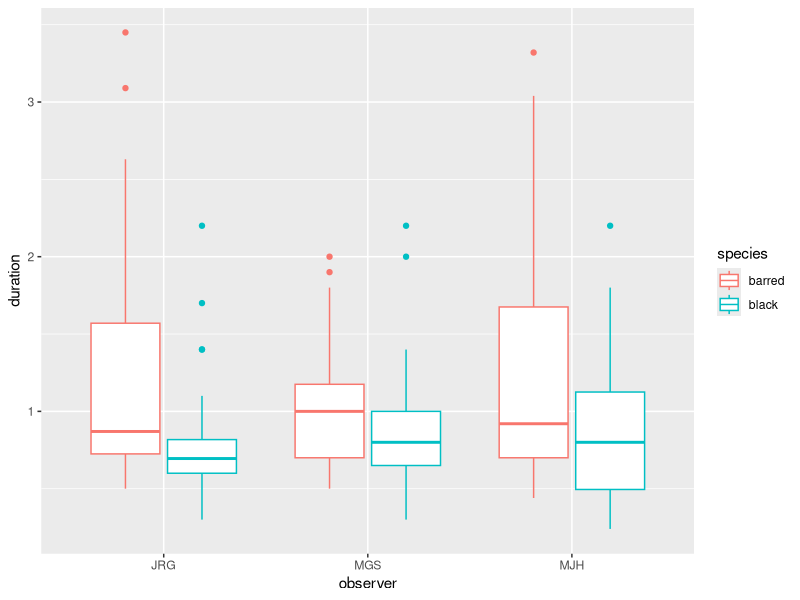
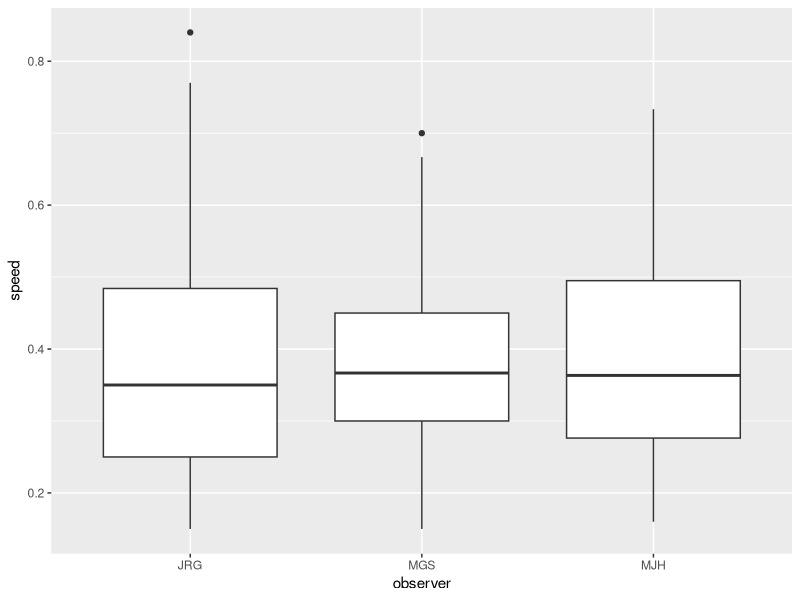
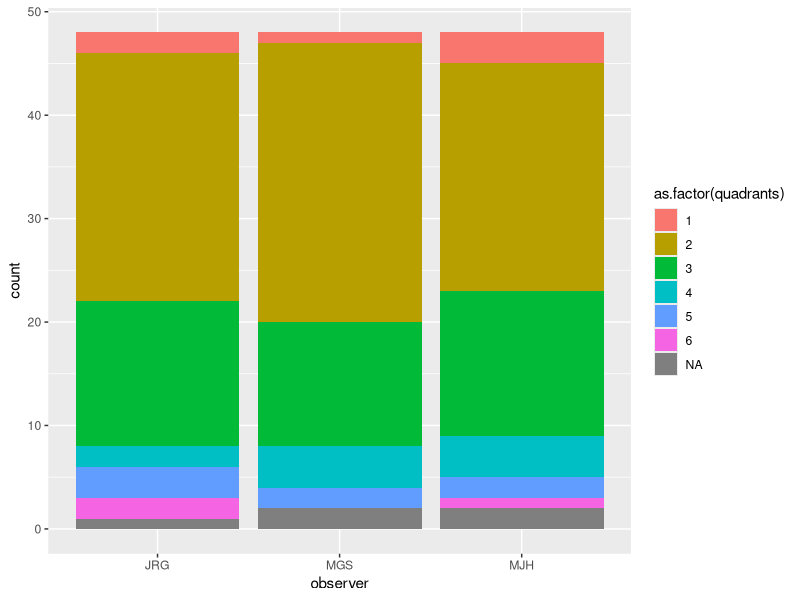
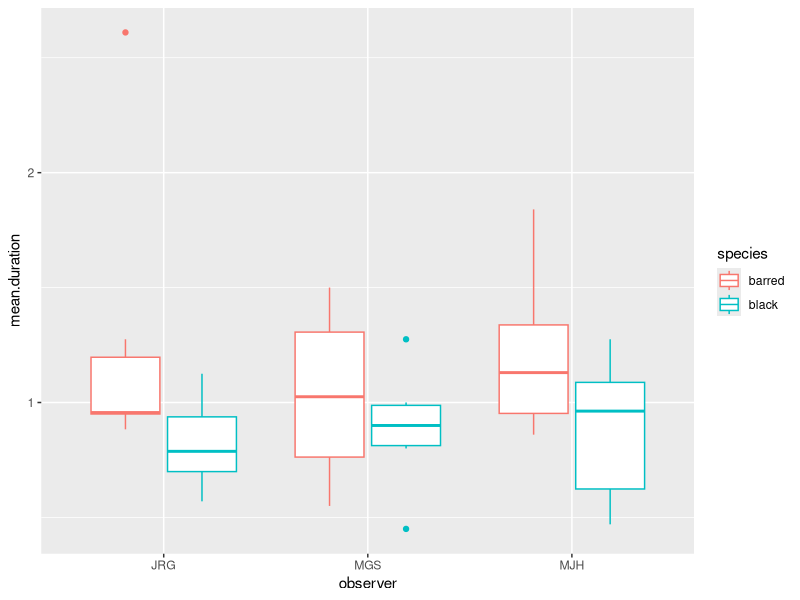
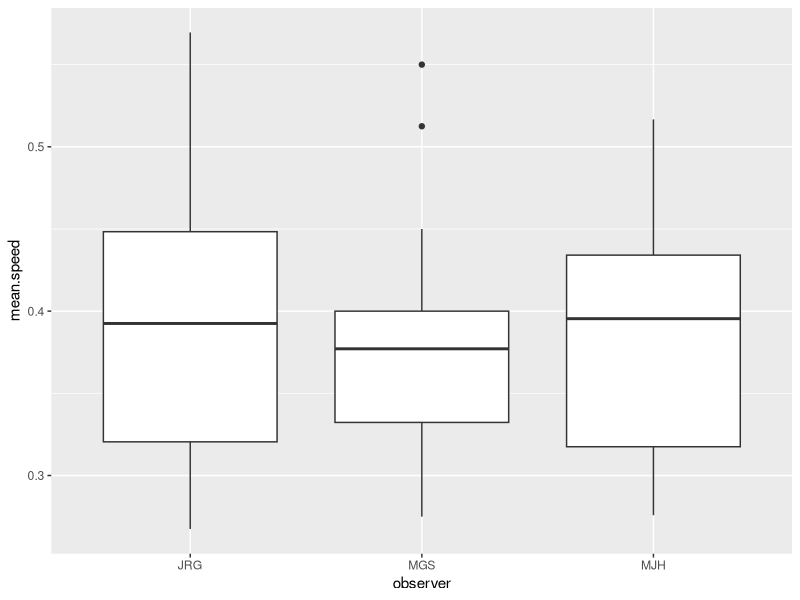

Source code (R) for these figures, in order: (Note: this script raises an error after producing the figures.)
# Melanie J Heckwolf, 2024
# Analysis of consistancy between observers scoring the videos.

# Manuscript:
# Differences in colour pattern, behaviour and gene expression in the brain suggest divergent camouflage strategies in sympatric reef fish species
# MJ Heckwolf, J Gismann, M González-Santoro, F Coulmance, J Fuß, WO McMillan, O Puebla

# Result:
# there is no significant difference between observers in scoring the videos, we can thus distribute this task among us three:
# mean response duration: ANOVA: F (2, 33) = 0.18, P = 0.834; 
# mean distance swum: GLM (Poisson): Chi-square = 0.46, P = 0.795


# load packages:
library(ggplot2)
library(tidyverse)
library(car)

# set to your working directory:
setwd("SET/YOUR/PATH/TO/DATA/FILE")


# load data
data <- read.csv2("consistancy_among_observers_data.csv",header=T)

# calculated speed:
data$speed <- data$duration/data$quadrants

# summarize trials into mean per individual:
data2 <- data %>% na.omit() %>% group_by(id,observer,species) %>% summarize(mean.duration=mean(duration),mean.quadrants=mean(quadrants), mean.speed=mean(speed))





####-------------------------------------------- visual data inspection:


# visual inspection of all data between observers:
ggplot(data,aes(x=observer,y=duration,col=species))+
  geom_boxplot()

ggplot(data,aes(x=observer,y=speed))+
  geom_boxplot()

ggplot(data,aes(fill=as.factor(quadrants),x=observer))+
  geom_bar(position = "stack")



# visual inspection of mean values between observers:
ggplot(data2,aes(x=observer,y=mean.duration,color=species))+
  geom_boxplot()

ggplot(data2,aes(x=observer,y=mean.speed))+
  geom_boxplot()

ggplot(data2,aes(fill=as.factor(quadrants),x=observer))+
  geom_bar(position = "stack")



####-------------------------------------------- data analysis:


###--------- duration:


# statistical analyses:
obs.dur <- aov(data2$mean.duration~data2$observer)
summary(obs.dur)

# model validation
par(mfrow = c(2, 2))
plot(obs.dur) # datapoint 7 could be an outlier.



# validated that removing datapoint 7 does not change the results:
obs.dur.no7 <- aov(data2$mean.duration[-7]~data2$observer[-7])
summary(obs.dur.no7)

# model validation
par(mfrow = c(2, 2))
plot(obs.dur.no7) #better fit. But 7 does not change the results.



# duration was log+1 transformed for analysis, see if that changes the outcome here:
obs.dur.log <- aov(log(data2$mean.duration+1)~data2$observer)
summary(obs.dur.log)

# model validation
par(mfrow = c(2, 2))
plot(obs.dur.log)




###--------- quadrants:


# statistical analyses:
obs.quad <- glm(round(mean.quadrants)~observer,data=data2,family = poisson)
Anova(obs.quad)

# model validation
par(mfrow = c(2, 1))
plot(residuals(obs.quad)~fitted(obs.quad))
boxplot(residuals(obs.quad)~data2$observer)


